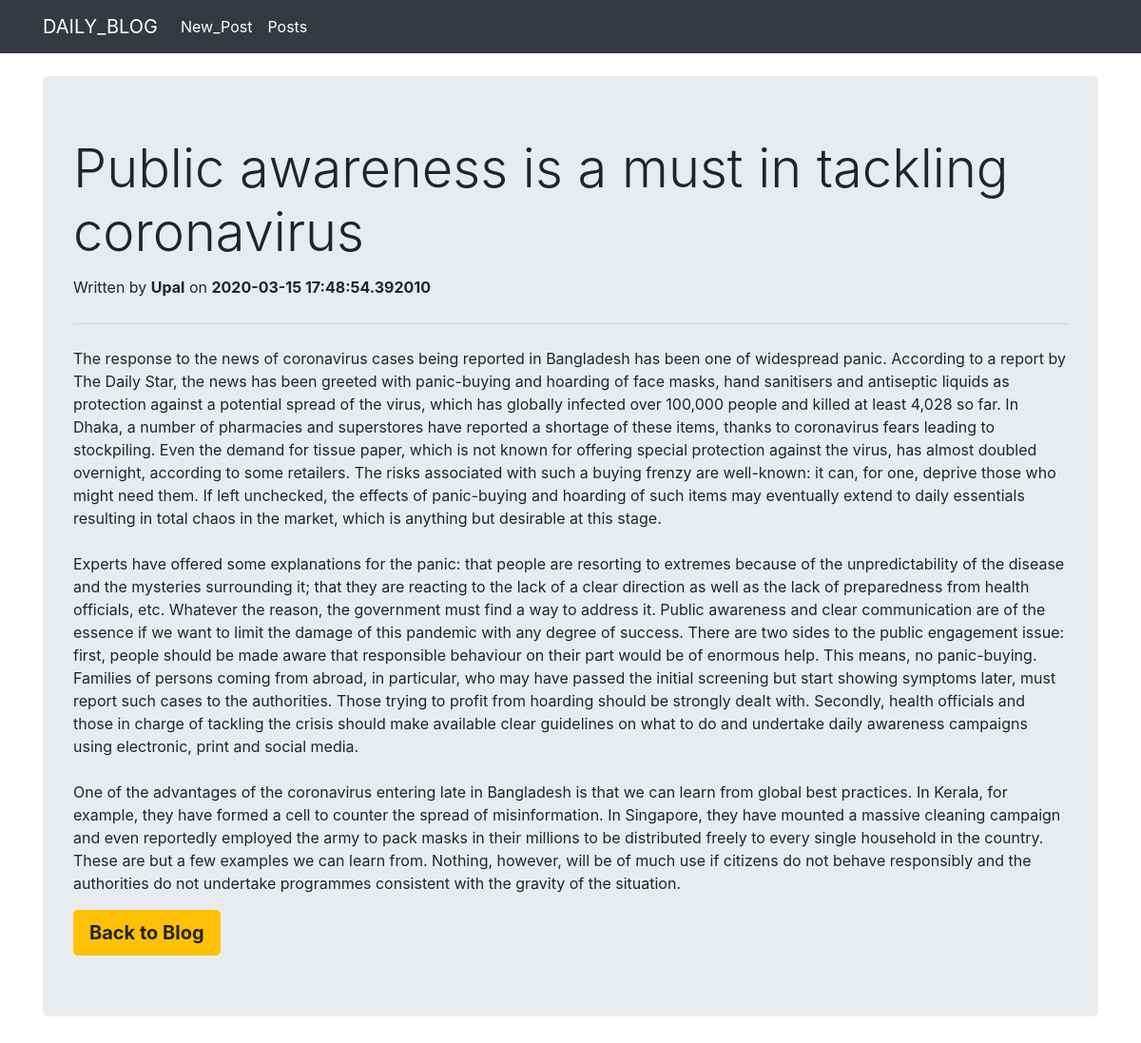
Screenshot of /posts/details/4 with the database file from the repository.
### app.py (models this page shows, shortened)
class BlogPost(db.Model):
    id = db.Column(db.Integer, primary_key=True)
    title = db.Column(db.String(200), nullable=False)
    content = db.Column(db.Text, nullable=False)
    author = db.Column(db.String(20), nullable=False, default='N/A')
    date_posted = db.Column(db.Integer, nullable=False, default=datetime.now)

### app.py (the view)
@app.route('/posts/details/<int:post_id>', methods=['GET'])
def details(post_id):
    detail_post = BlogPost.query.get_or_404(post_id)
    return render_template('detail.html', post=detail_post)

### templates/detail.html (shortened to what this page needs)
{% extends 'base.html' %}
{% block main_content %}
<br>
<div class="container">
    <div class="jumbotron">
        {% if post %}
        <h1 class="display-4">{{post.title}}</h1>
        <p class="lead"><small> Written by <b>{{ post.author }}</b> on <b>{{ post.date_posted }}</b></small></p>
        <hr class="my-4">
        <p style="white-space:pre-wrap;">{{post.content}}</p>
        <a class="btn btn-warning btn-lg" href="{{url_for('index')}}" role="button"><b>Back to Blog</b></a>
        {% endif %}
    </div>
{% endblock %}

### rows the page displays
BlogPost: title "Public awareness is a must in tackling coronavirus", author "Upal", date_posted "2020-03-15 17:48:54.392010", content "The response to the news of coronavirus cases being reported in Bangladesh has been one of widespread panic. According to a report by The Daily Star, the news has been greeted with panic-buying and hoarding of face masks, hand sanitisers and antiseptic liquids as protection against a potential spread of the virus, which has globally infected over 100,000 people and killed at least 4,028 so far. In Dhaka, a number of pharmacies and superstores have reported a shortage of these items, thanks to coronavirus fears leading to stockpiling. Even the demand for tissue paper, which is not known for offering special protection against the virus, has almost doubled overnight, according to some…"
